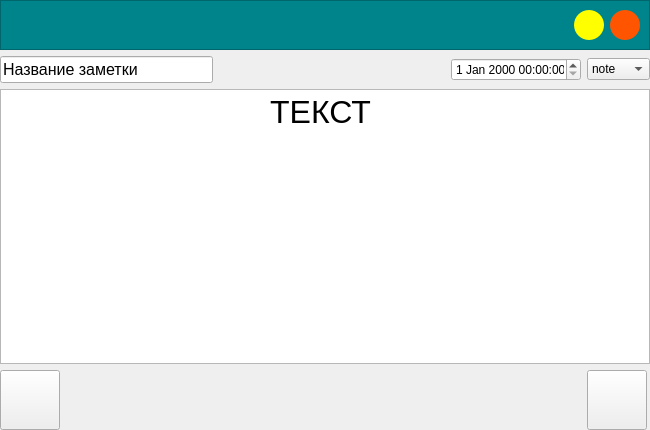
<?xml version="1.0" encoding="UTF-8"?>
<ui version="4.0">
 <class>NoteWindow</class>
 <widget class="QWidget" name="NoteWindow">
  <property name="geometry">
   <rect>
    <x>0</x>
    <y>0</y>
    <width>650</width>
    <height>430</height>
   </rect>
  </property>
  <property name="minimumSize">
   <size>
    <width>650</width>
    <height>430</height>
   </size>
  </property>
  <property name="windowTitle">
   <string>Form</string>
  </property>
  <property name="styleSheet">
   <string notr="true"/>
  </property>
  <layout class="QGridLayout" name="gridLayout">
   <property name="leftMargin">
    <number>0</number>
   </property>
   <property name="topMargin">
    <number>0</number>
   </property>
   <property name="rightMargin">
    <number>0</number>
   </property>
   <property name="bottomMargin">
    <number>0</number>
   </property>
   <item row="1" column="6">
    <widget class="QComboBox" name="mode">
     <item>
      <property name="text">
       <string>note</string>
      </property>
     </item>
     <item>
      <property name="text">
       <string>event</string>
      </property>
     </item>
     <item>
      <property name="text">
       <string>notice</string>
      </property>
     </item>
    </widget>
   </item>
   <item row="1" column="5">
    <widget class="QDateTimeEdit" name="dateTimeEdit">
     <property name="maximumSize">
      <size>
       <width>130</width>
       <height>16777215</height>
      </size>
     </property>
    </widget>
   </item>
   <item row="3" column="2" colspan="4">
    <spacer name="horizontalSpacer_2">
     <property name="orientation">
      <enum>Qt::Horizontal</enum>
     </property>
     <property name="sizeHint" stdset="0">
      <size>
       <width>40</width>
       <height>20</height>
      </size>
     </property>
    </spacer>
   </item>
   <item row="3" column="6">
    <widget class="QPushButton" name="delete_2">
     <property name="minimumSize">
      <size>
       <width>60</width>
       <height>60</height>
      </size>
     </property>
     <property name="maximumSize">
      <size>
       <width>60</width>
       <height>60</height>
      </size>
     </property>
     <property name="text">
      <string/>
     </property>
     <property name="icon">
      <iconset resource="ui_source.qrc">
       <normaloff>:/icons/ui_icons/standart/free-icon-garbage-149343.png</normaloff>:/icons/ui_icons/standart/free-icon-garbage-149343.png</iconset>
     </property>
     <property name="iconSize">
      <size>
       <width>52</width>
       <height>52</height>
      </size>
     </property>
    </widget>
   </item>
   <item row="3" column="1">
    <widget class="QPushButton" name="save">
     <property name="minimumSize">
      <size>
       <width>60</width>
       <height>60</height>
      </size>
     </property>
     <property name="maximumSize">
      <size>
       <width>60</width>
       <height>60</height>
      </size>
     </property>
     <property name="text">
      <string/>
     </property>
     <property name="icon">
      <iconset resource="ui_source.qrc">
       <normaloff>:/icons/ui_icons/standart/free-icon-save-149111.png</normaloff>:/icons/ui_icons/standart/free-icon-save-149111.png</iconset>
     </property>
     <property name="iconSize">
      <size>
       <width>52</width>
       <height>52</height>
      </size>
     </property>
    </widget>
   </item>
   <item row="2" column="1" colspan="6">
    <widget class="QTextEdit" name="text">
     <property name="html">
      <string>&lt;!DOCTYPE HTML PUBLIC &quot;-//W3C//DTD HTML 4.0//EN&quot; &quot;http://www.w3.org/TR/REC-html40/strict.dtd&quot;&gt;
&lt;html&gt;&lt;head&gt;&lt;meta name=&quot;qrichtext&quot; content=&quot;1&quot; /&gt;&lt;style type=&quot;text/css&quot;&gt;
p, li { white-space: pre-wrap; }
&lt;/style&gt;&lt;/head&gt;&lt;body style=&quot; font-family:'MS Shell Dlg 2'; font-size:7.8pt; font-weight:400; font-style:normal;&quot;&gt;
&lt;p align=&quot;center&quot; style=&quot; margin-top:0px; margin-bottom:0px; margin-left:0px; margin-right:0px; -qt-block-indent:0; text-indent:0px;&quot;&gt;&lt;span style=&quot; font-size:24pt;&quot;&gt;ТЕКСТ &lt;/span&gt;&lt;/p&gt;
&lt;p align=&quot;center&quot; style=&quot;-qt-paragraph-type:empty; margin-top:0px; margin-bottom:0px; margin-left:0px; margin-right:0px; -qt-block-indent:0; text-indent:0px; font-size:24pt;&quot;&gt;&lt;br /&gt;&lt;/p&gt;
&lt;p align=&quot;center&quot; style=&quot;-qt-paragraph-type:empty; margin-top:0px; margin-bottom:0px; margin-left:0px; margin-right:0px; -qt-block-indent:0; text-indent:0px; font-size:24pt;&quot;&gt;&lt;br /&gt;&lt;/p&gt;&lt;/body&gt;&lt;/html&gt;</string>
     </property>
    </widget>
   </item>
   <item row="0" column="1" colspan="6">
    <widget class="QFrame" name="titleBar">
     <property name="minimumSize">
      <size>
       <width>0</width>
       <height>50</height>
      </size>
     </property>
     <property name="maximumSize">
      <size>
       <width>16777215</width>
       <height>50</height>
      </size>
     </property>
     <property name="styleSheet">
      <string notr="true">background-color: rgb(0, 132, 140);</string>
     </property>
     <property name="frameShape">
      <enum>QFrame::StyledPanel</enum>
     </property>
     <property name="frameShadow">
      <enum>QFrame::Raised</enum>
     </property>
     <layout class="QGridLayout" name="gridLayout_3">
      <property name="topMargin">
       <number>5</number>
      </property>
      <property name="bottomMargin">
       <number>5</number>
      </property>
      <item row="0" column="0">
       <spacer name="horizontalSpacer">
        <property name="orientation">
         <enum>Qt::Horizontal</enum>
        </property>
        <property name="sizeType">
         <enum>QSizePolicy::Fixed</enum>
        </property>
        <property name="sizeHint" stdset="0">
         <size>
          <width>800</width>
          <height>20</height>
         </size>
        </property>
       </spacer>
      </item>
      <item row="0" column="1">
       <widget class="QPushButton" name="hide">
        <property name="enabled">
         <bool>true</bool>
        </property>
        <property name="minimumSize">
         <size>
          <width>30</width>
          <height>30</height>
         </size>
        </property>
        <property name="maximumSize">
         <size>
          <width>30</width>
          <height>30</height>
         </size>
        </property>
        <property name="styleSheet">
         <string notr="true">border-radius: 15px;
background-color: rgb(255, 255, 0);</string>
        </property>
        <property name="text">
         <string/>
        </property>
       </widget>
      </item>
      <item row="0" column="2">
       <widget class="QPushButton" name="close">
        <property name="minimumSize">
         <size>
          <width>30</width>
          <height>30</height>
         </size>
        </property>
        <property name="maximumSize">
         <size>
          <width>30</width>
          <height>30</height>
         </size>
        </property>
        <property name="styleSheet">
         <string notr="true">border-radius: 15px;
background-color: rgb(255, 85, 0);</string>
        </property>
        <property name="text">
         <string/>
        </property>
       </widget>
      </item>
     </layout>
    </widget>
   </item>
   <item row="1" column="4">
    <spacer name="horizontalSpacer_3">
     <property name="orientation">
      <enum>Qt::Horizontal</enum>
     </property>
     <property name="sizeHint" stdset="0">
      <size>
       <width>40</width>
       <height>20</height>
      </size>
     </property>
    </spacer>
   </item>
   <item row="1" column="1">
    <widget class="QLineEdit" name="lineEdit">
     <property name="font">
      <font>
       <pointsize>12</pointsize>
      </font>
     </property>
     <property name="text">
      <string>Название заметки</string>
     </property>
     <property name="dragEnabled">
      <bool>false</bool>
     </property>
    </widget>
   </item>
  </layout>
 </widget>
 <resources>
  <include location="ui_source.qrc"/>
 </resources>
 <connections/>
</ui>
